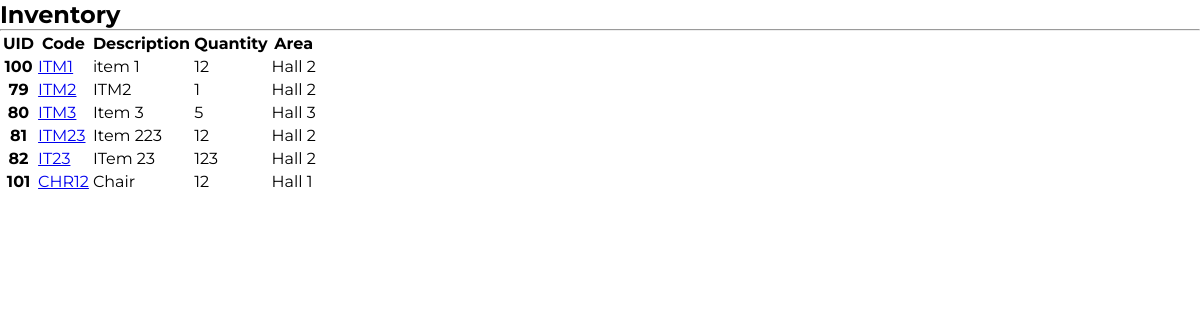
/inventory/, run on an earlier commit of the app's database.
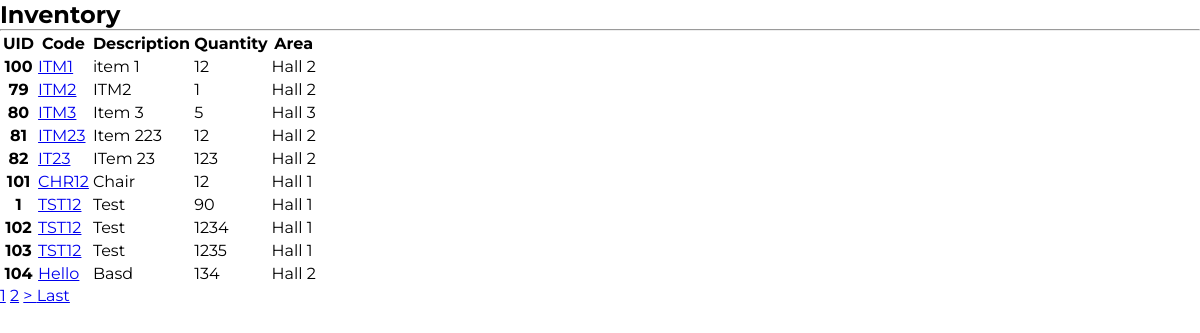
And on a later commit of the database.
### inventory/models.py (models this page shows, shortened)
class Item(models.Model):
    uid = models.IntegerField()
    description = models.CharField(max_length=200)
    details = models.CharField(max_length=1000)
    image = models.ImageField(upload_to='item_pics', blank=True, null=True, max_length=500)
    quantity = models.IntegerField()
    code = models.CharField(max_length=5)
    area = models.ForeignKey(Area, null=True, on_delete=models.SET_NULL)
    approved = models.BooleanField(default=False)
    slug = models.CharField(max_length=1000, null=True, blank=True)

### authencation/models.py (models this page shows, shortened)
class Area(models.Model):
    name = models.CharField(max_length=200)
    location = models.CharField(max_length=200)
    def __str__(self):
        return self.name
    class Meta:
        unique_together = ('name', 'location',)

### inventory/views.py (the view)
# urls.py: path("inventory/", InventoryView.as_view(), name="inventory"),
class InventoryView(ListView, LoginRequiredMixin):
    model = Item
    context_object_name = "list"
    template_name = "inventory/inventory.html"
    paginate_by = 10

### inventory/templates/inventory/inventory.html (shortened to what this page needs)
{%extends 'main/base.html' %}
{% block content %}
<div class="container">
<h2> Inventory </h2>
    <hr>
<table class="table">
    <tr class="thead-light">
        <th  scope="col" >UID</th>
        <th  scope="col">Code</th>
        <th  scope="col">Description</th>
        <th  scope="col">Quantity</th>
        <th  scope="col">Area</th>
    </tr>
    {% for inv in list %}
    <tr>
        <th scope="row">{{ inv.uid }}</th>
        <td><a href="{% url 'inventory-update' inv.uid %}">{{ inv.code }} </a></td>
        <td>{{ inv.description }}</td>
        <td>{{ inv.quantity }}</td>
        <td>{{ inv.area }}</td>
    </tr>
    {% endfor %}
</table>
     {% if is_paginated %}
      {% for num in page_obj.paginator.page_range %}
        {% if page_obj.number == num %}
          <a class="btn btn-info mb-4" href="?page={{ num }}">{{ num }}</a>
        {% elif num > page_obj.number|add:'-3' and num < page_obj.number|add:'3' %}
          <a class="btn btn-outline-info mb-4" href="?page={{ num }}">{{ num }}</a>
        {% endif %}
      {% endfor %}
      {% if page_obj.has_next %}
        <a class="btn btn-outline-info mb-4" href="?page={{ page_obj.next_page_number }}"> > </a>
        <a class="btn btn-outline-info mb-4" href="?page={{ page_obj.paginator.num_pages }}">Last</a>
      {% endif %}
    {% endif %}
</div>
{% endblock %}

### main/templates/main/base.html (shortened to what this page needs)
<!DOCTYPE html>
<html lang="en" data-joy-color-scheme="light" style="color-scheme: light;">
<head>
    {% load static %}
    <link rel="stylesheet" href='{% static "css/base.css" %}'/>
    <link rel="stylesheet" href="https://cdnjs.cloudflare.com/ajax/libs/font-awesome/4.7.0/css/font-awesome.min.css">
    <link rel="stylesheet" href="https://cdn.jsdelivr.net/npm/bootstrap-icons@1.10.3/font/bootstrap-icons.css">
</head>
<body>
{% block content %}{% endblock %}
</body>
</html>

### static/css/base.css (style rules this page uses)
:root { --navy: #14213D; --buttoncolor: #FCA311; --textcolor: #000000; --whitespace: #ffffff; --secondary: #E5E5E5; }
* { font-family: 'Montserrat', sans-serif; margin: 0; }

What changed in the data, as far as the page shows it:
added Item: uid "1", code "TST12", description "Test", quantity "90", area "Hall 1"
added Item: uid "102", code "TST12", description "Test", quantity "1234", area "Hall 1"
added Item: uid "103", code "TST12", description "Test", quantity "1235", area "Hall 1"
added Item: uid "104", code "Hello", description "Basd", quantity "134", area "Hall 2"
Also different on the page:
new list line: "1"
new list line: "2"
text now shown: "> Last"
